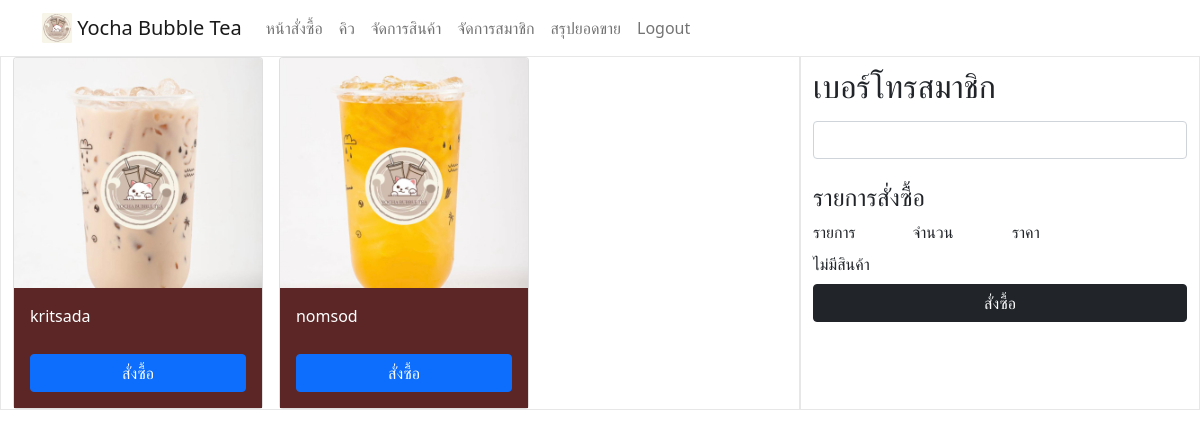
/employee/home.php (signed in), run on an earlier commit of the app's database.
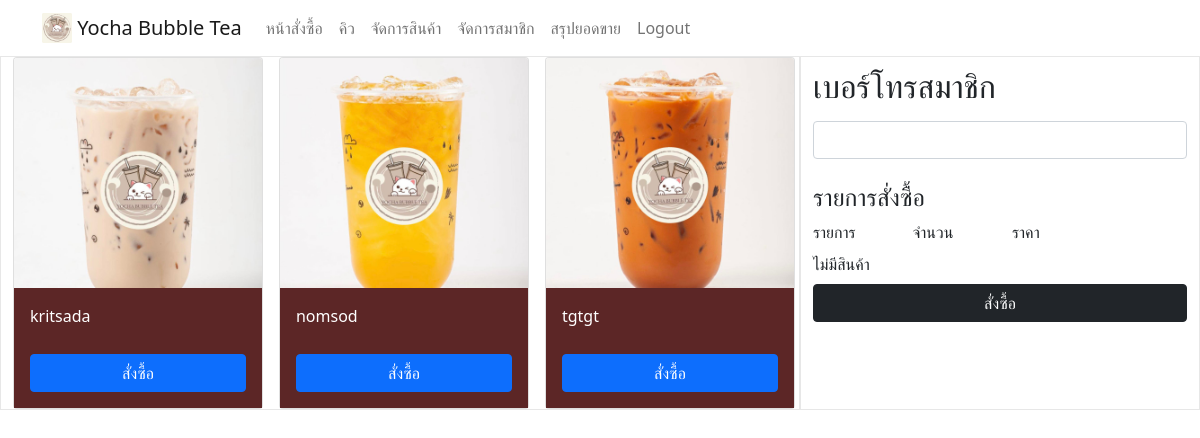
And on a later commit of the database.
### tables this page shows
CREATE TABLE `product` (
  `pro_id` int(11) NOT NULL,
  `name` varchar(50) NOT NULL,
  `type` varchar(25) NOT NULL,
  `image` varchar(100) NOT NULL
);

### employee/home.php (the view, shortened to what this page needs)
<?php
include("navbar_em.php");
include("../connection.php");
$sql = "SELECT * FROM product WHERE type = 'drink'";
$result = $conn->query($sql);
?>
<html lang="en">
<head>
    <link id="theme" rel="stylesheet" href="../assets/css/home.css">
    <link href="https://cdn.jsdelivr.net/npm/bootstrap@5.0.2/dist/css/bootstrap.min.css" rel="stylesheet">
</head>
<body>
    <div class="container-fluid">
        <div class="row">
            <div class="container-order-list col-md-8">
                <div class="row">
                    <?php
                    while ($row = $result->fetch_assoc()) {
                        echo '<div class="col-md-4" id="' .$row['pro_id']. '" onclick="showProId(' . $row['pro_id'] . ')">';
                        echo '    <div class="card" style="width: 250px;" id="item_card">';
                        echo '        <img src="../assets/img/product/' . $row['image'] . '" class="card-img-top" alt=" '.$row['name']. ' ">';
                        echo '        <div class="card-body">';
                        echo '            <p class="card-text">' . $row['name'] . '</p>';
                        echo '            <button type="button" class="btn btn-primary" onclick="document.getElementById(\'popup\').style.display=\'block\'">สั่งซื้อ</button>';
                        echo '        </div>';
                        echo '    </div>';
                        echo '</div>';
                    }
                    ?>
                </div>
            </div>
            <form  action="confirm_order.php" class="container-order col-md-4">
                <label class="form-label" for="men_id"> <h2>เบอร์โทรสมาชิก</h2></label>
                <input type="text" class="form-control" id="searchInput" onkeyup="showResult(this.value)" name="mem_id" value="">
                <br>
                <h4>รายการสั่งซื้อ</h4>
                <div class="row mb-2">
                    <div class="col">
                        รายการ
                    </div>
                    <div class="col">
                        จำนวน
                    </div>
                    <div class="col">
                        ราคา
                    </div>
                    <div class="col"></div>
                </div>
                <?php
                    if (!empty($_SESSION['cart'])) {
                        foreach ($_SESSION['cart'] as $index => $order) {
                            echo '<div class="row mb-2">';
                            echo '  <div class="col">';
                            echo        $order['drink']['name'] . ' ' . $order['size'];
                            if (!empty($order['topping']['name'])) {
                                echo '<div> + '. $order['topping']['name'] . '</div>';
                            }
                            echo '  </div>';
                            echo '  <div class="col">';
                            echo        '1';
                            echo '  </div>';
                            echo '  <div class="col">';
                            echo        $order['price'];
                            echo '  </div>';
                            echo '  <div class="col">';
                            echo        '<a class="btn btn-danger pt-1" href="remove_from_cart.php?cart_index=' . $index . '">X</a>';
                            echo '  </div>';
                            echo '</div>';
                        }
                    } else {
                        echo '<div class="mb-2">ไม่มีสินค้า</div>';
                    }
                ?>
                <button type="submit" class="btn btn-dark">สั่งซื้อ</button>
            </form>
        </div>
    </div>
</body>
</html>

### employee/navbar_em.php (shortened to what this page needs)
<!DOCTYPE html>
<html lang="en">
<head>
    <link href="../assets/css/bootstrap.min.css" rel="stylesheet">
</head>
<nav class="navbar navbar-expand navbar-light bg-faded">
        <div class="container">
            <a class="navbar-brand" href="#">
                <img src="..\assets\img\logo.jpg" width="30" height="30" class="d-inline-block align-top" alt="">
                Yocha Bubble Tea
            </a>
            <ul class="navbar-nav me-auto mt-2 mt-lg-0">
                <li class="nav-item">
                    <a class="nav-link" aria-current="page" href="home.php">หน้าสั่งซื้อ</a>
                </li>
                <li class="nav-item">
                    <a class="nav-link" href="queue.php">คิว</a>
                </li>
                <li class="nav-item">
                    <a class="nav-link" href="manage_product.php">จัดการสินค้า</a>
                </li>
                <li class="nav-item">
                    <a class="nav-link" href="manage_member.php">จัดการสมาชิก</a>
                </li>
                <li class="nav-item">
                    <a class="nav-link" href="report.php">สรุปยอดขาย</a>
                </li>
                <li class="nav-item">
                    <a class="nav-link" href="logout.php">Logout</a>
                </li>
            </ul>
        </div>
    </nav>

### assets/css/home.css (style rules this page uses)
.container-order-list { padding: 0px 10px; border: 1px solid #00000018; }
.container-order { display: flex; flex-direction: column; border: 1px solid #00000018; padding: 10px; }
.card-body { display: flex; flex-direction: column; gap: 10px; padding: 10px; background-color: #5c2626; color: white; }

What changed in the data, as far as the page shows it:
added product: image (picture), name "tgtgt"
